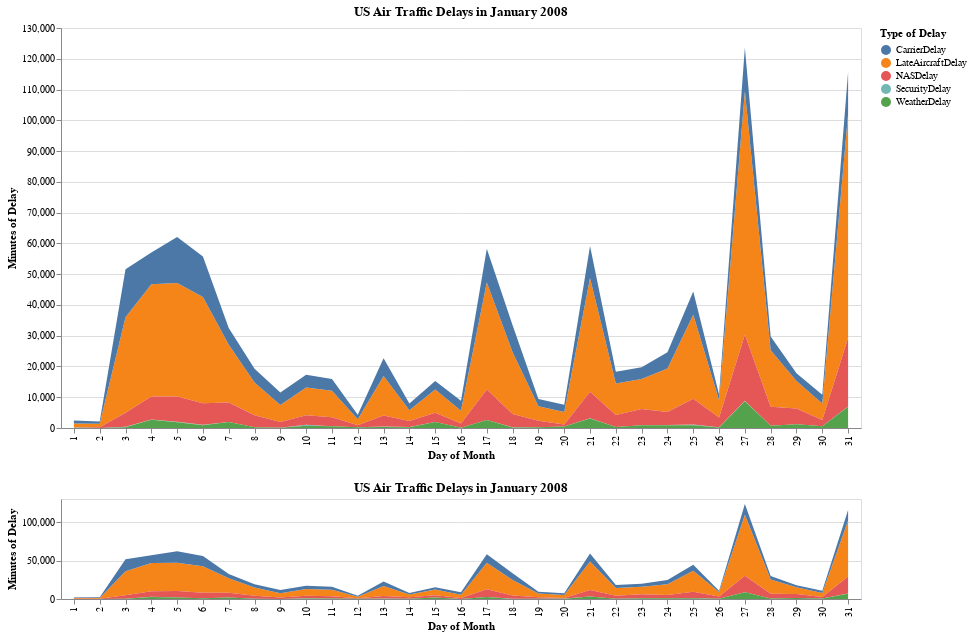

The code cell stored with this chart in its notebook:
### Code cell
#Dealy Overview
year_brush = alt.selection_interval(encodings=['x'])

area = alt.Chart(f, title='US Air Traffic Delays in January 2008').mark_area().encode(
    x = alt.X('Day:N', title='Day of Month'),
    y = alt.Y('Delay in Min:Q', aggregate = 'sum', title='Minutes of Delay'),
    color = alt.Color('Delay Type:N', title='Type of Delay')
)

area.properties(width = 800, height = 400).transform_filter(year_brush) & area.properties(width = 800, height = 100).add_selection(year_brush)

### Figure 1 — Vega-Lite specification as saved in the notebook (floating-point values rounded to 4 significant figures; data arrays with more than 128 entries replaced by an {"elided": "..."} marker saying what was removed)
{"config": {"view": {"continuousWidth": 400, "continuousHeight": 300}}, "vconcat": [{"mark": "area", "encoding": {"color": {"type": "nominal", "field": "Delay Type", "title": "Type of Delay"}, "x": {"type": "nominal", "field": "Day", "title": "Day of Month"}, "y": {"type": "quantitative", "aggregate": "sum", "field": "Delay in Min", "title": "Minutes of Delay"}}, "height": 400, "title": "US Air Traffic Delays in January 2008", "transform": [{"filter": {"selection": "selector005"}}], "width": 800}, {"mark": "area", "encoding": {"color": {"type": "nominal", "field": "Delay Type", "title": "Type of Delay"}, "x": {"type": "nominal", "field": "Day", "title": "Day of Month"}, "y": {"type": "quantitative", "aggregate": "sum", "field": "Delay in Min", "title": "Minutes of Delay"}}, "height": 100, "selection": {"selector005": {"type": "interval", "encodings": ["x"]}}, "title": "US Air Traffic Delays in January 2008", "width": 800}], "data": {"name": "data-cb9485fca7fbe889bc164c3b20d6e855"}, "$schema": "https://vega.github.io/schema/vega-lite/v4.8.1.json", "datasets": {"data-cb9485fca7fbe889bc164c3b20d6e855": {"elided": "155 records"}}}
